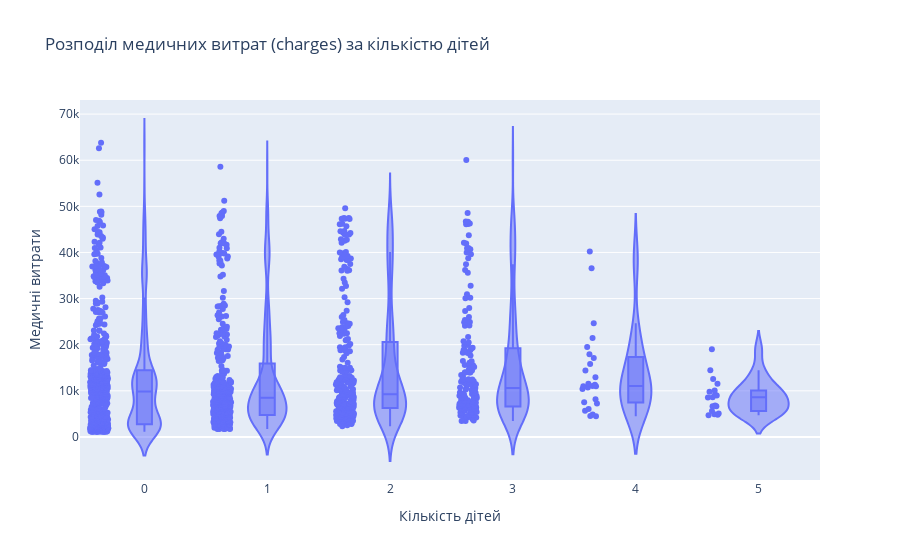

Write notebook code for a chart like this one.
### Markdown cell above
**Завдання 4**: Візуалізуйте звʼязок між стовпцем `charges` та `children` використовуючи графіки-скрипки (`px.violin`). Опишіть свої спостереження.

### Code cell
fig = px.violin(medical_df, 
                x="children", 
                y="charges", 
                box=True, 
                points="all", 
                title="Розподіл медичних витрат (charges) за кількістю дітей",
                labels={"children": "Кількість дітей", "charges": "Медичні витрати"})

fig.show()

### Figure 1 — Plotly figure (JSON) as saved in the notebook; plotly's stock layout.template omitted (floating-point values rounded to 4 significant figures; data arrays with more than 128 entries replaced by an {"elided": "..."} marker saying what was removed)
{"data": [{"alignmentgroup": "True", "box": {"visible": true}, "hovertemplate": "Кількість дітей=%{x}<br>Медичні витрати=%{y}<extra></extra>", "legendgroup": "", "marker": {"color": "#636efa"}, "name": "", "offsetgroup": "", "orientation": "v", "points": "all", "scalegroup": "True", "showlegend": false, "type": "violin", "x": {"elided": "1338 int values"}, "x0": " ", "xaxis": "x", "y": {"elided": "1338 float values"}, "y0": " ", "yaxis": "y"}], "layout": {"legend": {"tracegroupgap": 0}, "title": {"text": "Розподіл медичних витрат (charges) за кількістю дітей"}, "violinmode": "group", "xaxis": {"anchor": "y", "domain": [0, 1], "title": {"text": "Кількість дітей"}}, "yaxis": {"anchor": "x", "domain": [0, 1], "title": {"text": "Медичні витрати"}}}}
